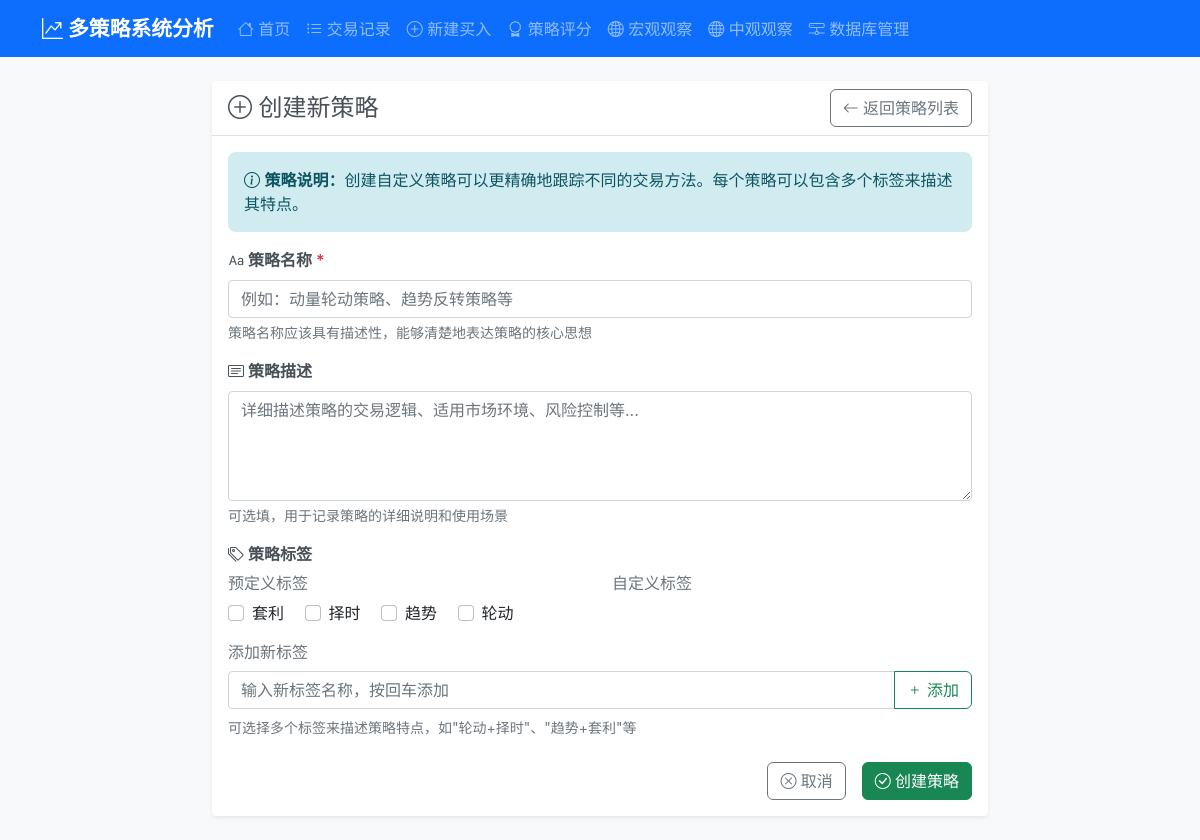
/strategy/create, run on an earlier commit of the app's database.
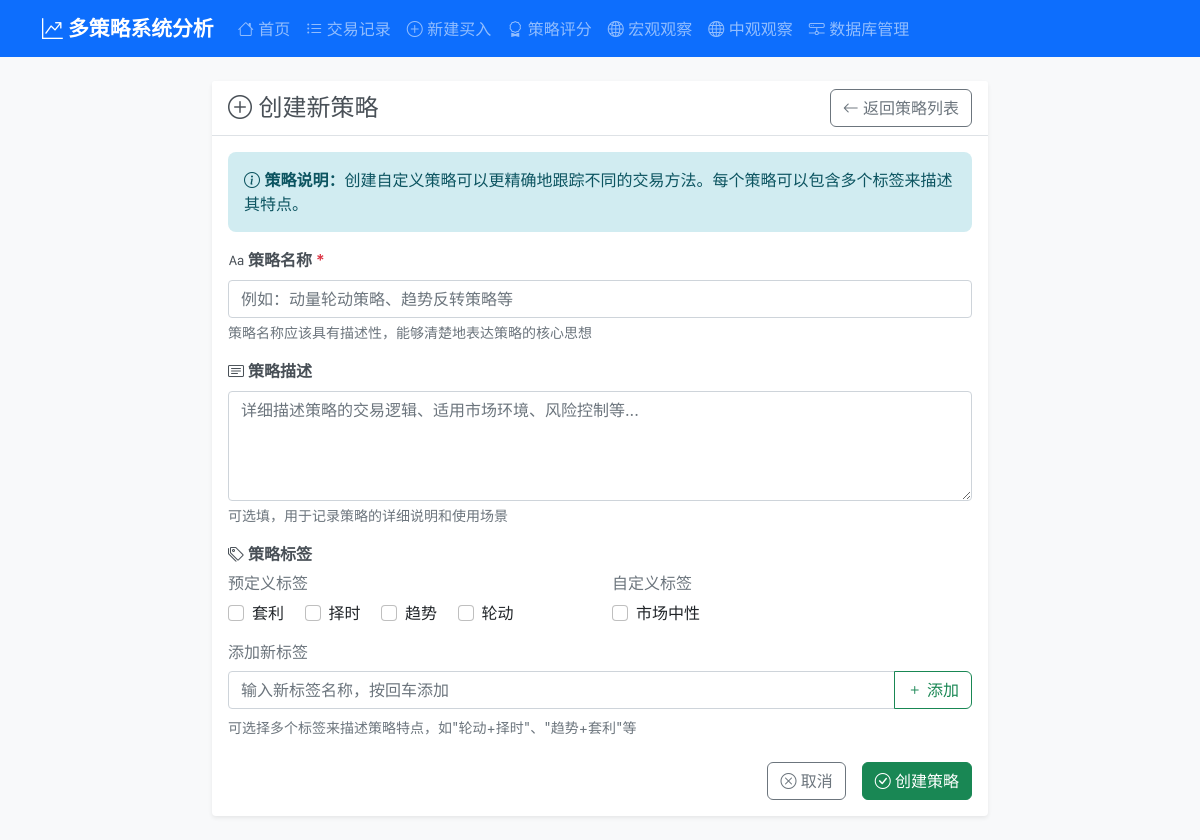
And on a later commit of the database.
### tables this page shows
CREATE TABLE strategy_tags (
                id INTEGER PRIMARY KEY AUTOINCREMENT,
                name TEXT NOT NULL UNIQUE,
                is_predefined BOOLEAN DEFAULT 0,
                created_at TIMESTAMP DEFAULT CURRENT_TIMESTAMP
            );

### routes/strategy_routes.py (the view, shortened to what this page needs)
@strategy_bp.route('/strategy/create', methods=['GET', 'POST'])
def create_strategy():
    if request.method == 'GET':
        try:
            strategy_service = StrategyService(current_app.db_service)
            tags_data = strategy_service.get_all_tags()
            return render_template('create_strategy.html', tags=tags_data)
        except Exception as e:
            current_app.logger.error(f"创建策略页面加载失败: {str(e)}")
            return render_template('create_strategy.html', tags=[])

### services/database_service.py (called while the page is built)
    def execute_query(self, query: str, params: tuple = (), fetch_one: bool = False, fetch_all: bool = True) -> Any:
        with self.get_connection() as conn:
            cursor = conn.cursor()
            cursor.execute(query, params)
            if query.strip().upper().startswith(('INSERT', 'UPDATE', 'DELETE')):
                conn.commit()
            if fetch_one:
                return cursor.fetchone()
            elif fetch_all:
                return cursor.fetchall()
            else:
                return cursor.lastrowid

### services/strategy_service.py (called while the page is built)
    def get_all_tags(self) -> List[Dict[str, Any]]:
        query = "SELECT * FROM strategy_tags ORDER BY name"
        return [dict(tag) for tag in self.db.execute_query(query)]

### templates/create_strategy.html (shortened to what the changed rows need)
{% extends "base.html" %}
{% block content %}
    <div class="row justify-content-center">
        <div class="col-lg-8 col-md-10">
            <div class="card">
                <div class="card-body">
                    <form id="createStrategyForm">
                        <div class="mb-4">
                            <div class="row">
                                <div class="col-md-6">
                                    <div class="predefined-tags">
                                        {% for tag in tags %}
                                            {% if tag.is_predefined %}
                                                <div class="form-check form-check-inline">
                                                    <input class="form-check-input"
                                                           type="checkbox"
                                                           name="tags"
                                                           value="{{ tag.name }}"
                                                           id="predefined_{{ tag.id }}">
                                                    <label class="form-check-label" for="predefined_{{ tag.id }}">{{ tag.name }}</label>
                                                </div>
                                            {% endif %}
                                        {% endfor %}
                                    </div>
                                </div>
                                <div class="col-md-6">
                                    <div class="custom-tags">
                                        {% for tag in tags %}
                                            {% if not tag.is_predefined %}
                                                <div class="form-check form-check-inline">
                                                    <input class="form-check-input"
                                                           type="checkbox"
                                                           name="tags"
                                                           value="{{ tag.name }}"
                                                           id="custom_{{ tag.id }}">
                                                    <label class="form-check-label" for="custom_{{ tag.id }}">{{ tag.name }}</label>
                                                </div>
                                            {% endif %}
                                        {% endfor %}
                                    </div>
                                </div>
                            </div>
                        </div>
                    </form>
                </div>
            </div>
        </div>
    </div>
{% endblock %}

What changed in the data, as far as the page shows it:
added strategy_tags: name "市场中性", shown under "自定义标签"
